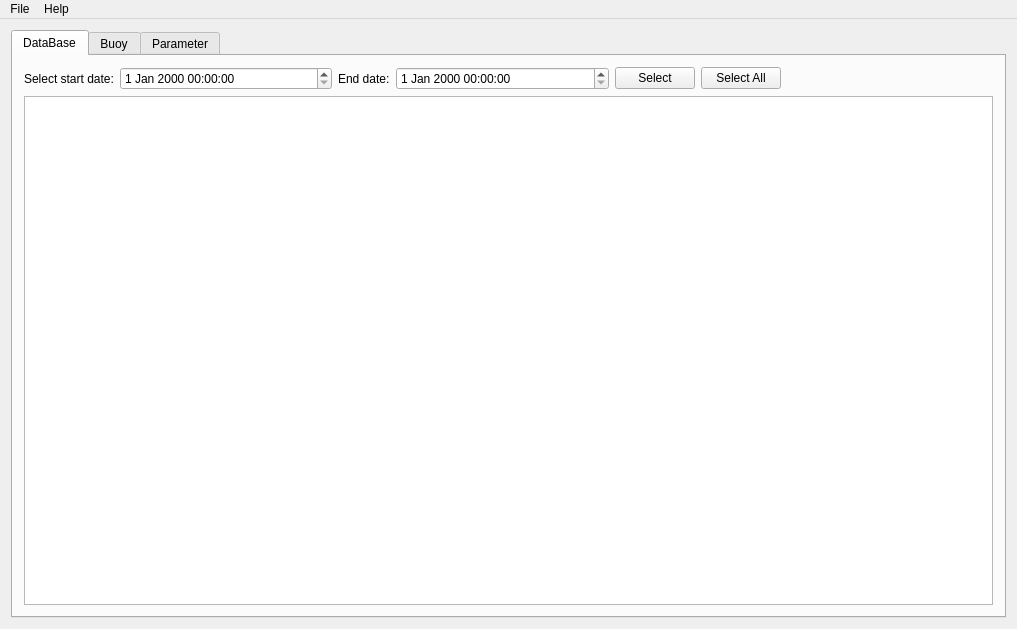
<?xml version="1.0" encoding="UTF-8"?>
<ui version="4.0">
 <class>MainWindow</class>
 <widget class="QMainWindow" name="MainWindow">
  <property name="geometry">
   <rect>
    <x>0</x>
    <y>0</y>
    <width>1017</width>
    <height>629</height>
   </rect>
  </property>
  <property name="windowTitle">
   <string>Buoys</string>
  </property>
  <widget class="QWidget" name="centralWidget">
   <layout class="QVBoxLayout" name="verticalLayout">
    <item>
     <widget class="QTabWidget" name="tabWidget">
      <property name="tabPosition">
       <enum>QTabWidget::North</enum>
      </property>
      <property name="currentIndex">
       <number>0</number>
      </property>
      <property name="elideMode">
       <enum>Qt::ElideNone</enum>
      </property>
      <widget class="QWidget" name="tab_DB">
       <attribute name="title">
        <string>DataBase</string>
       </attribute>
       <layout class="QVBoxLayout" name="verticalLayout_3">
        <item>
         <layout class="QHBoxLayout" name="horizontalLayout_dateSelection">
          <item>
           <widget class="QLabel" name="label_selectStartDate">
            <property name="sizePolicy">
             <sizepolicy hsizetype="Maximum" vsizetype="Preferred">
              <horstretch>0</horstretch>
              <verstretch>0</verstretch>
             </sizepolicy>
            </property>
            <property name="text">
             <string>Select start date:</string>
            </property>
           </widget>
          </item>
          <item>
           <widget class="QDateTimeEdit" name="dateTimeEdit_start">
            <property name="sizePolicy">
             <sizepolicy hsizetype="MinimumExpanding" vsizetype="Fixed">
              <horstretch>0</horstretch>
              <verstretch>0</verstretch>
             </sizepolicy>
            </property>
           </widget>
          </item>
          <item>
           <widget class="QLabel" name="label_selectEndDate">
            <property name="sizePolicy">
             <sizepolicy hsizetype="Maximum" vsizetype="Preferred">
              <horstretch>0</horstretch>
              <verstretch>0</verstretch>
             </sizepolicy>
            </property>
            <property name="text">
             <string>End date:</string>
            </property>
           </widget>
          </item>
          <item>
           <widget class="QDateTimeEdit" name="dateTimeEdit_end">
            <property name="sizePolicy">
             <sizepolicy hsizetype="MinimumExpanding" vsizetype="Fixed">
              <horstretch>0</horstretch>
              <verstretch>0</verstretch>
             </sizepolicy>
            </property>
           </widget>
          </item>
          <item>
           <widget class="QPushButton" name="pushButton_select">
            <property name="text">
             <string>Select</string>
            </property>
           </widget>
          </item>
          <item>
           <widget class="QPushButton" name="pushButton_selectAll">
            <property name="text">
             <string>Select All</string>
            </property>
           </widget>
          </item>
          <item>
           <spacer name="horizontalSpacer_dateSelection">
            <property name="orientation">
             <enum>Qt::Horizontal</enum>
            </property>
            <property name="sizeHint" stdset="0">
             <size>
              <width>40</width>
              <height>20</height>
             </size>
            </property>
           </spacer>
          </item>
         </layout>
        </item>
        <item>
         <widget class="QTableView" name="tableView_SQL">
          <property name="editTriggers">
           <set>QAbstractItemView::NoEditTriggers</set>
          </property>
          <property name="selectionMode">
           <enum>QAbstractItemView::NoSelection</enum>
          </property>
         </widget>
        </item>
       </layout>
      </widget>
      <widget class="QWidget" name="tab_bouy">
       <attribute name="title">
        <string>Buoy</string>
       </attribute>
       <layout class="QHBoxLayout" name="horizontalLayout">
        <item>
         <widget class="QSplitter" name="splitter">
          <property name="orientation">
           <enum>Qt::Horizontal</enum>
          </property>
          <widget class="QListView" name="listView_names2">
           <property name="sizePolicy">
            <sizepolicy hsizetype="Maximum" vsizetype="Expanding">
             <horstretch>0</horstretch>
             <verstretch>0</verstretch>
            </sizepolicy>
           </property>
           <property name="editTriggers">
            <set>QAbstractItemView::NoEditTriggers</set>
           </property>
           <property name="selectionMode">
            <enum>QAbstractItemView::NoSelection</enum>
           </property>
          </widget>
          <widget class="QTableView" name="tableView_parameters">
           <property name="sizePolicy">
            <sizepolicy hsizetype="MinimumExpanding" vsizetype="Expanding">
             <horstretch>0</horstretch>
             <verstretch>0</verstretch>
            </sizepolicy>
           </property>
           <property name="editTriggers">
            <set>QAbstractItemView::NoEditTriggers</set>
           </property>
           <property name="selectionMode">
            <enum>QAbstractItemView::NoSelection</enum>
           </property>
          </widget>
          <widget class="Graphs" name="graphs" native="true">
           <property name="sizePolicy">
            <sizepolicy hsizetype="Expanding" vsizetype="Preferred">
             <horstretch>0</horstretch>
             <verstretch>0</verstretch>
            </sizepolicy>
           </property>
           <property name="minimumSize">
            <size>
             <width>200</width>
             <height>0</height>
            </size>
           </property>
          </widget>
         </widget>
        </item>
       </layout>
      </widget>
      <widget class="QWidget" name="tab_parameter">
       <attribute name="title">
        <string>Parameter</string>
       </attribute>
       <layout class="QHBoxLayout" name="horizontalLayout_2">
        <item>
         <widget class="ParameterWiget" name="parameterWidget" native="true"/>
        </item>
       </layout>
      </widget>
     </widget>
    </item>
   </layout>
  </widget>
  <widget class="QMenuBar" name="menuBar">
   <property name="geometry">
    <rect>
     <x>0</x>
     <y>0</y>
     <width>1017</width>
     <height>26</height>
    </rect>
   </property>
   <widget class="QMenu" name="menuFile">
    <property name="title">
     <string>File</string>
    </property>
    <addaction name="actionOpen_DB"/>
    <addaction name="actionExit"/>
   </widget>
   <widget class="QMenu" name="menuHelp">
    <property name="title">
     <string>Help</string>
    </property>
    <addaction name="actionHelpInfo"/>
   </widget>
   <addaction name="menuFile"/>
   <addaction name="menuHelp"/>
  </widget>
  <action name="actionOpen_DB">
   <property name="text">
    <string>Open DB</string>
   </property>
  </action>
  <action name="actionExit">
   <property name="text">
    <string>Exit</string>
   </property>
  </action>
  <action name="actionHelpInfo">
   <property name="text">
    <string>Информация</string>
   </property>
  </action>
 </widget>
 <layoutdefault spacing="6" margin="11"/>
 <customwidgets>
  <customwidget>
   <class>Graphs</class>
   <extends>QWidget</extends>
   <header>graphs.h</header>
   <container>1</container>
  </customwidget>
  <customwidget>
   <class>ParameterWiget</class>
   <extends>QWidget</extends>
   <header>parameterwiget.h</header>
   <container>1</container>
  </customwidget>
 </customwidgets>
 <resources/>
 <connections>
  <connection>
   <sender>actionExit</sender>
   <signal>triggered()</signal>
   <receiver>MainWindow</receiver>
   <slot>close()</slot>
   <hints>
    <hint type="sourcelabel">
     <x>-1</x>
     <y>-1</y>
    </hint>
    <hint type="destinationlabel">
     <x>508</x>
     <y>314</y>
    </hint>
   </hints>
  </connection>
 </connections>
</ui>
